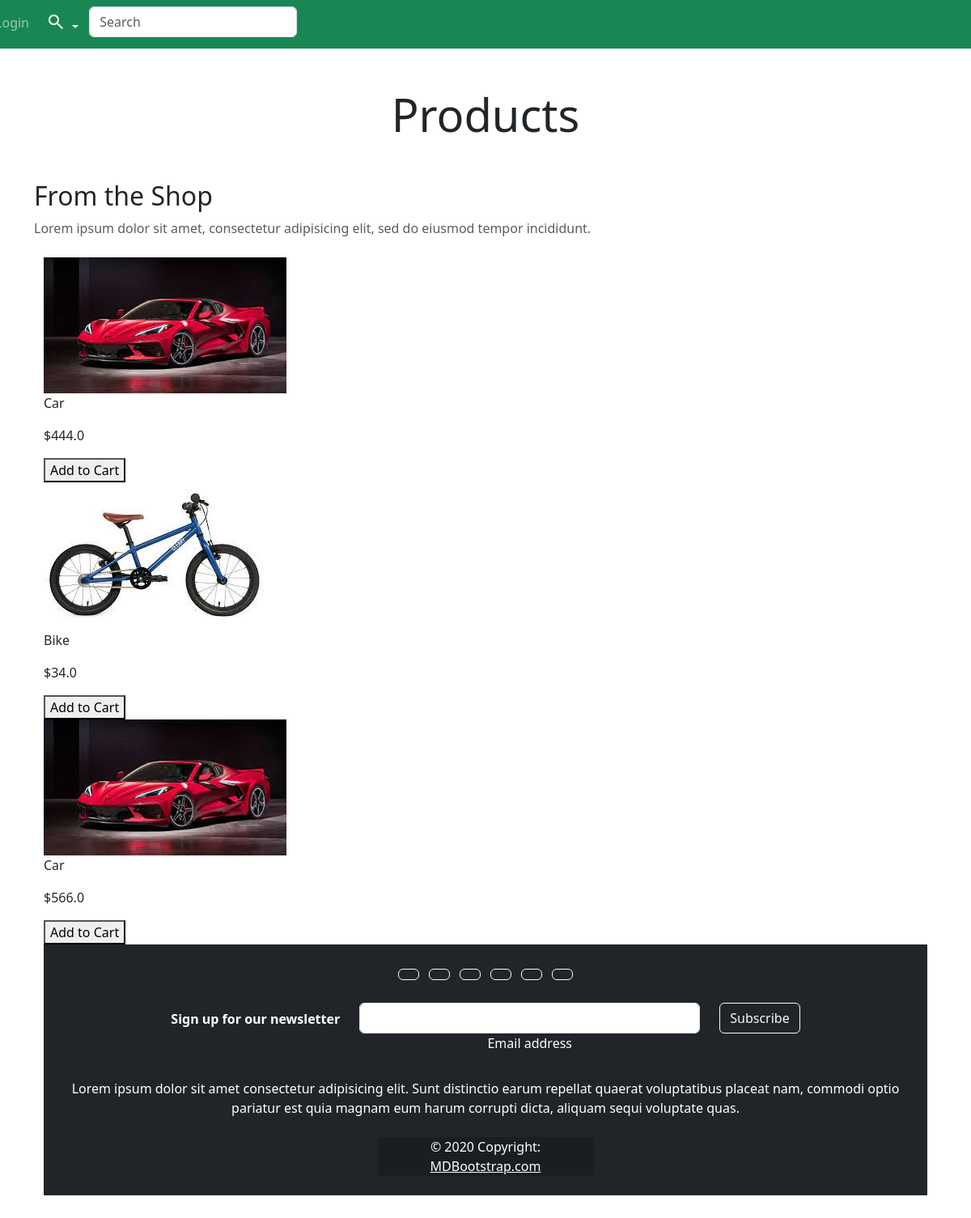
The page / on the database its author committed.
### products/models.py (models this page shows, shortened)
class Product(models.Model):
    owner = models.ForeignKey(SellerProfile, on_delete=models.CASCADE, default='')
    product_name = models.CharField(max_length=100, blank=False, default=None)
    description = models.TextField(blank=False)
    category = models.ForeignKey(Category, on_delete=models.CASCADE, default=None)
    product_image = models.ImageField(upload_to='products', blank=False)
    created_at = models.DateTimeField(auto_now_add=True)
    updated_at = models.DateTimeField(auto_now=True)
    current_price = models.FloatField()

### base/views.py (the view)
# urls.py: path('',index),
def index(request):
    products = Product.objects.all()
    categories = Category.objects.all()
    context = {
        'products': products,
        'categories' : categories,
    }
    return render(request, 'index.html', context)

### base/templates/index.html (shortened to what this page needs)
{% load static %}
<!DOCTYPE html>
<html>
<head>
  <link rel="stylesheet" href="https://maxcdn.bootstrapcdn.com/bootstrap/5.5.0/css/bootstrap.min.css">
  {% load bootstrap5 %}
  {% bootstrap_css %}
</head>
<body>
  {% block content %}
    <nav class="navbar navbar-expand-lg navbar-dark bg-success">
      <div class="container">
        <div class="collapse navbar-collapse" id="navbarNav">
          <ul class="navbar-nav">
            <li class="nav-item">
              <a class="nav-link" href="clients/login_user">Login</a>
            </li>
            <li class="dropdown bg-success">
              <a
                class="dropdown-toggle hidden-arrow btn  bg-success"
                href="#"
                id="navbarDropdownMenuLink"
                role="button"
                data-bs-toggle="dropdown"
                aria-expanded="false" style="color: white;">
                <span class="material-symbols-outlined " style="color: white;">
                  </span>
              </a>
            </li>
            <li>
              <div class="form-outline">
                <input type="search" id="form1" class="form-control" placeholder="Search" aria-label="Search" />
              </div>
            </li>
          </ul>
        </div>
      </div>
    </nav>
    <div class="container py-5">
      <header class="text-center mb-5">
        <h1 class="display-4 font-weight-bold"> Products</h1>
      </header>
      <h2 class="font-weight-bold mb-2">From the Shop</h2>
      <p class="font-italic text-muted mb-4">Lorem ipsum dolor sit amet, consectetur adipisicing elit, sed do eiusmod tempor incididunt.</p>
      <div class="container">
        {% for product in products  %}
        <div class="productContainer">
            <div class="thumbnail">
                <img src="{{product.product_image.url}}" alt="">
            </div>
            <div class="action">
                <p>{{product.product_name}}</p>
                <p>${{product.current_price}}</p>
                <button value="{{product.id}}">Add to Cart</button>
            </div>
        </div>
        {% endfor %}
    <footer class="bg-dark text-center text-white">
      <div class="container p-4">
        <section class="mb-4">
          <a class="btn btn-outline-light btn-floating m-1" href="#!" role="button"
            ></a>
          <a class="btn btn-outline-light btn-floating m-1" href="#!" role="button"
            ></a>
          <a class="btn btn-outline-light btn-floating m-1" href="#!" role="button"
            ></a>
          <a class="btn btn-outline-light btn-floating m-1" href="#!" role="button"
            ></a>
          <a class="btn btn-outline-light btn-floating m-1" href="#!" role="button"
            ></a>
          <a class="btn btn-outline-light btn-floating m-1" href="#!" role="button"
            ></a>
        </section>
        <section class="">
          <form action="">
            <div class="row d-flex justify-content-center">
              <div class="col-auto">
                <p class="pt-2">
                  <strong>Sign up for our newsletter</strong>
                </p>
              </div>
              <div class="col-md-5 col-12">
                <div class="form-outline form-white mb-4">
                  <input type="email" id="form5Example21" class="form-control" />
                  <label class="form-label" for="form5Example21">Email address</label>
                </div>
              </div>
              <div class="col-auto">
                <button type="submit" class="btn btn-outline-light mb-4">
                  Subscribe
                </button>
              </div>
            </div>
          </form>
        </section>
        <section class="mb-4">
          <p>
            Lorem ipsum dolor sit amet consectetur adipisicing elit. Sunt distinctio earum
            repellat quaerat voluptatibus placeat nam, commodi optio pariatur est quia magnam
            eum harum corrupti dicta, aliquam sequi voluptate quas.
          </p>
        </section>
        <section class="">
          <div class="row">
            <div class="col-lg-3 col-md-6 mb-4 mb-md-0
          </div>
        </section>
      </div>
      <div class="text-center p-3" style="background-color: rgba(0, 0, 0, 0.2);">
        © 2020 Copyright:
        <a class="text-white" href="https://mdbootstrap.com/">MDBootstrap.com</a>
      </div>
    </footer>
  {% endblock %}
</body>
</html>

### rows shown on the page
Product: product_image (picture), product_name "Car", current_price "444.0", {{ product.id }} 11 (drawn)
Product: product_image (picture), product_name "Bike", current_price "34.0", {{ product.id }} 12 (drawn)
Product: product_image (picture), product_name "Car", current_price "566.0", {{ product.id }} 13 (drawn)
